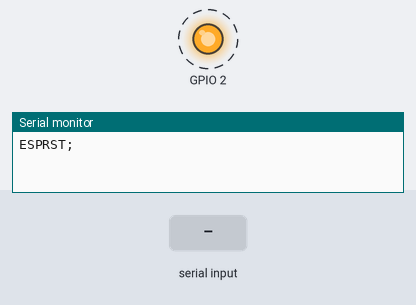
The sketch below on a simulated ESP8266 (NodeMCU). Shown: output pins drawn as LEDs (lit = HIGH), the last lines printed to the serial monitor. Dashed ring = blinking. The inputs (shaded band) are chosen by the test bench. WiFi joins after 1.5 s; servers stay silent unless stated; the Firebase database answers and starts empty.

Above: at 2.9 s.
3.3 s: ";\n" received over Serial
At 4.7 s:
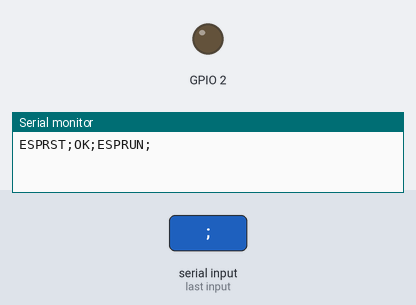
At 8.2 s:
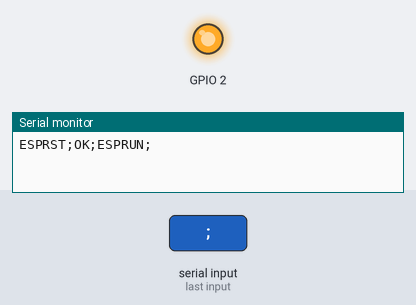
Timing chart, 0 to 10.7 s (numbered marks = the images above; inputs shaded):
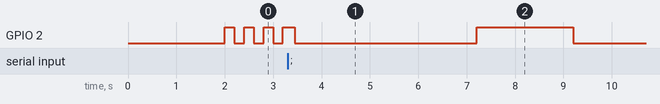

The sketch:

ESP03.ino
```cpp
#include <ESP8266WiFi.h>
#include <ArduinoJson.h>
#include <FirebaseArduino.h>

#define _DEBUG_ 0

#ifdef _DEBUG_
#define WIFI_SSID "TeleCentro-3964"
#define WIFI_PASSWORD "271097533"
#else
#define WIFI_SSID "Cerberus"
#define WIFI_PASSWORD "tormentasolar"
#endif
#define FIREBASE_HOST "cerberus-rayquendev.firebaseio.com"
#define FIREBASE_AUTH "MTxmcq7dCu9tGNuvAOGZqm9wOnpLXtbLMtXbUym9"

#define LED 2

unsigned int wifiStatusPrevious;
unsigned int wifiStatus;
bool wifiStatusChanged;
bool wifiConnectTry;

#define FB_DISCONNECT 0
#define FB_RECONNECT 1
#define FB_CONFIGURE 2
#define FB_RUN 3

unsigned long currentTime;
unsigned long instantFirebaseReconnection;
const long lapseFirebaseReconnection = 2000;

unsigned int firebaseStatus = FB_DISCONNECT;

class Debug{
  public:
  void print(String a){
    Serial.print(a);
  }
  void println(String a){
    Serial.println(a);
  }
};

Debug debug;

String eventType,eventPath,eventData;
unsigned int continuousErroresData;
unsigned int continuousErroresReconnect;

String command;
String commandPartial;
bool newCommand = false;
bool commandSent = true;


/*
 * Genera un parpadeo del led del ESP01, para poder tener un feedback rapido
 * sobre la instancia y estado del esp
 * Posee 5 modos de parpadeo claramente distinguidos. Los significados seran:
 * verySlow:  funciona todo correctamente
 * Slow:
 * Normal:  se conecto a wifi, pero falta firebase
 * Fast:
 * veryFast:  reiniciando, no hay conexion wifi ni tampoco con firebase
 */
class LedMonitor{
  private:
  unsigned int led;
  unsigned long currentTime;
  unsigned long lapse;
  unsigned int lapseHigh;
  unsigned int lapseLow;

  public:
  LedMonitor(unsigned int pin){
    led = pin;
    pinMode(led, OUTPUT);
    normal();
    lapse = millis();
  }

  void setBlink(unsigned int high, unsigned int low){
    lapseHigh = high;
    lapseLow = low;
  }
  void verySlow(){
    setBlink(4000,4000);
  }

  void slow(){
    setBlink(2000,2000);
  }

  void normal(){
    setBlink(1000,1000);
  }

  void fast(){
    setBlink(500,500);
  }

  void veryFast(){
    setBlink(200,200);
  }

  void Loop(){
    currentTime = millis();
    if ( currentTime - lapse > lapseHigh + lapseLow ){
      digitalWrite(led, HIGH);
      lapse = currentTime;
    }else{
      if ( currentTime - lapse > lapseHigh ){
        digitalWrite(led, LOW);
      }
    }
  }
};

LedMonitor led(2);

bool checkConnection(){
  Firebase.getString("/test");
  if ( Firebase.success() ){
    return true;
  }else{
    return false;
  }
}

bool streamBegin( String path ){
  Firebase.stream( path );
  if ( Firebase.success() ){
    return true;
  }else{
    return false;
  }
}

void setup()
{
  Serial.begin(115200);

  led.veryFast();

  /*
   * Preparo los elementos para controlar la conexion wifi
   */
  wifiStatusChanged = false;
  wifiStatus = WL_DISCONNECTED;
  wifiStatusPrevious = WL_DISCONNECTED;
  wifiConnectTry=false;

  WiFi.setAutoConnect(true);
  WiFi.setAutoReconnect(true);

  delay(2000);

  Firebase.begin(FIREBASE_HOST,FIREBASE_AUTH);

  Serial.print("ESPRST;");
}

void loop () {
  currentTime = millis();
  led.Loop();

  wifiStatusPrevious = wifiStatus;
  wifiStatus = WiFi.status();
  if ( wifiStatusPrevious != wifiStatus ){
    wifiStatusChanged = true;
  }else{
    wifiStatusChanged = false;
  }

  switch ( wifiStatus ){
    case WL_CONNECTED:{
      if ( wifiStatusChanged ){
        ////debug.println("WL_CONNECTED");
        led.normal();
        firebaseStatus = FB_RECONNECT;
        instantFirebaseReconnection = millis() + lapseFirebaseReconnection;
      }
      else{
        switch ( firebaseStatus ){
          case FB_RECONNECT:{
            if ( millis() - instantFirebaseReconnection > lapseFirebaseReconnection ){
              //debug.print("FB_RECONNECT... ");
              if ( checkConnection() ){
                if ( streamBegin("/newPreferredStatus") ){
                  firebaseStatus = FB_RUN;
                  led.slow();
                  continuousErroresReconnect=0;
                  Serial.print("ESPRUN;");
                }else{
                  instantFirebaseReconnection = millis();
                  continuousErroresReconnect++;
                  //debug.println("FAIL1");
                }
              }else{
                instantFirebaseReconnection = millis();
                continuousErroresReconnect++;
                //debug.println("FAIL0");
              }

              if ( continuousErroresReconnect>=3 ){
                ESP.reset();
              }
            }
          }break;

          case FB_RUN:{
            while ( Firebase.available() ){
              FirebaseObject event = Firebase.readEvent();
              eventType = event.getString("type");
              if ( eventType!="" ){
                eventData = event.getString("data");
                if ( eventData!="" ){
                  Serial.print(eventData+";");
                }
              }
            }
          }break;
        }
      }
    }break;
    default:{
      led.veryFast();
      if ( wifiStatusChanged ){
        wifiConnectTry=false;
      }else{
        if ( !wifiConnectTry ){
          wifiConnectTry = true;
          WiFi.begin(WIFI_SSID, WIFI_PASSWORD);
        }
      }
    }break;
  }

  while( Serial.available() ){
    commandPartial = String( (char)Serial.read() );
    //debug.println("["+String(c)+"]");
    if ( commandPartial=="\n" || commandPartial=="\r" ){
    }else{
      if ( commandPartial==";" ){
        newCommand=true;
      }else{
        command=command+commandPartial;
      }
    }

    if ( newCommand ){
      //debug.println("Escribiendo..." + command);
      Firebase.setString("/newStatus", command);
      if ( Firebase.success() ){
        commandSent = true;
      }else{
        String getted = Firebase.getString("/newStatus");
        if ( Firebase.success() ){
          if ( command == getted ){
            commandSent = true;
          }else{
            //debug.println("No son iguales");
            commandSent = false;
          }
        }else{
          //debug.println("No se puede leer");
          commandSent = false;
        }
      }

      if ( commandSent ){
        //debug.println("Todo ok...");
        Serial.print(command+"OK;");
        //debug.println(">>");
        continuousErroresData = 0;
      }else{
        //debug.println( "Error: " + Firebase.error());
        Serial.print(command+"FAIL;");
        //debug.println(">>");
        continuousErroresData++;
      }

      newCommand = false;
      command = "";
      commandSent = false;
    }
  }

  if ( continuousErroresData>=3 ){
    firebaseStatus = FB_RECONNECT;
    instantFirebaseReconnection = millis() + lapseFirebaseReconnection;
  }
}
```
